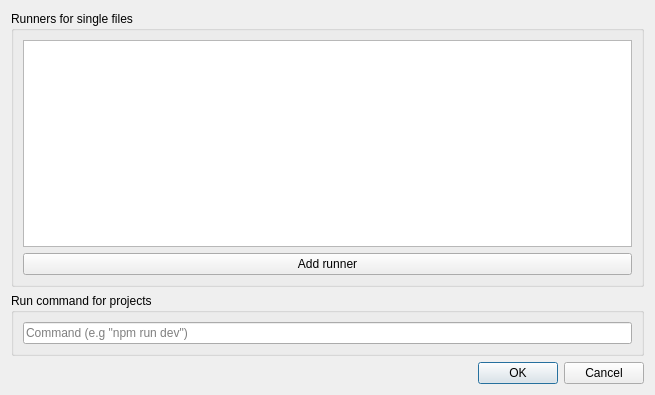
<?xml version="1.0" encoding="UTF-8"?>
<ui version="4.0">
 <class>Dialog</class>
 <widget class="QDialog" name="Dialog">
  <property name="geometry">
   <rect>
    <x>0</x>
    <y>0</y>
    <width>655</width>
    <height>395</height>
   </rect>
  </property>
  <property name="windowTitle">
   <string>Dialog</string>
  </property>
  <layout class="QGridLayout" name="gridLayout">
   <item row="0" column="0">
    <widget class="QGroupBox" name="groupBox">
     <property name="title">
      <string>Runners for single files</string>
     </property>
     <layout class="QGridLayout" name="gridLayout_2">
      <item row="0" column="0">
       <widget class="QTableWidget" name="table"/>
      </item>
      <item row="1" column="0">
       <widget class="QPushButton" name="addBtn">
        <property name="text">
         <string>Add runner</string>
        </property>
       </widget>
      </item>
     </layout>
    </widget>
   </item>
   <item row="4" column="0">
    <widget class="QDialogButtonBox" name="buttonBox">
     <property name="orientation">
      <enum>Qt::Horizontal</enum>
     </property>
     <property name="standardButtons">
      <set>QDialogButtonBox::Cancel|QDialogButtonBox::Ok</set>
     </property>
    </widget>
   </item>
   <item row="3" column="0">
    <widget class="QGroupBox" name="groupBox_2">
     <property name="title">
      <string>Run command for projects</string>
     </property>
     <layout class="QGridLayout" name="gridLayout_3">
      <item row="0" column="0">
       <widget class="QLineEdit" name="runCommand">
        <property name="placeholderText">
         <string>Command (e.g &quot;npm run dev&quot;)</string>
        </property>
       </widget>
      </item>
     </layout>
    </widget>
   </item>
  </layout>
 </widget>
 <resources/>
 <connections>
  <connection>
   <sender>buttonBox</sender>
   <signal>rejected()</signal>
   <receiver>Dialog</receiver>
   <slot>reject()</slot>
   <hints>
    <hint type="sourcelabel">
     <x>316</x>
     <y>260</y>
    </hint>
    <hint type="destinationlabel">
     <x>286</x>
     <y>274</y>
    </hint>
   </hints>
  </connection>
  <connection>
   <sender>buttonBox</sender>
   <signal>accepted()</signal>
   <receiver>Dialog</receiver>
   <slot>accept()</slot>
   <hints>
    <hint type="sourcelabel">
     <x>248</x>
     <y>254</y>
    </hint>
    <hint type="destinationlabel">
     <x>157</x>
     <y>274</y>
    </hint>
   </hints>
  </connection>
 </connections>
</ui>
